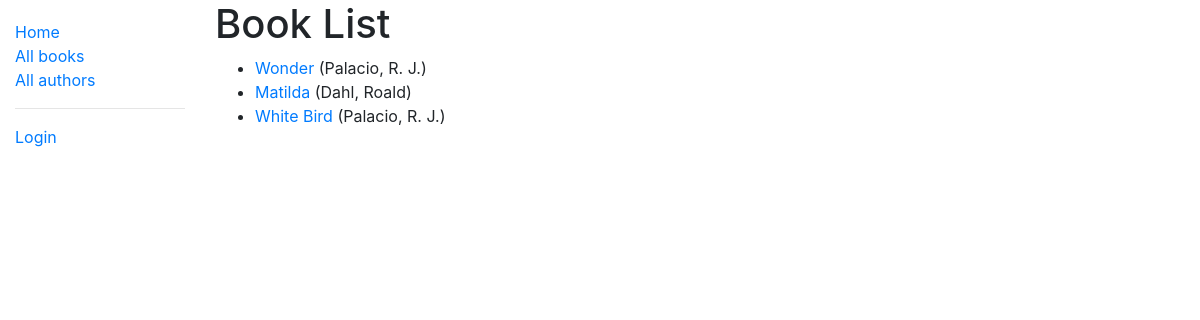
/catalog/books/, run on the app's committed database.
### catalog/models.py (models this page shows, shortened)
class Book(models.Model):
    title = models.CharField(max_length=200)
    author = models.ForeignKey("Author", on_delete=models.SET_NULL, null=True)
    summary = models.TextField(
        max_length=1000, help_text="Enter a brief description of the book"
    )
    isbn = models.CharField(
        "ISBN",
        max_length=13,
        help_text='13 Character <a href="https://www.isbn-international.org/content/what-isbn">ISBN number</a>',
    )
    value = models.ForeignKey("Price", on_delete=models.SET_NULL, null=True)
    genre = models.ManyToManyField("Genre", help_text="Select a genre for this book")
    def display_genre(self):
        return ', '.join(genre.name for genre in self.genre.all()[:3])
    display_genre.short_description = 'Genre'
    CHOICE_LANGUAGE = (
        ("af", "Afrikaans"),
        ("ar", "Arabic"),
        ("az", "Azeri (Latin)"),
        ("be", "Belarusian"),
        ("bg", "Bulgarian"),
        ("ca", "Catalan"),
        ("cs", "Czech"),
        ("cy", "Welsh"),
        ("da", "Danish"),
        ("de", "German"),
        ("dv", "Divehi"),
        ("el", "Greek"),
        ("en", "English"),
        ("eo", "Esperanto"),
        ("es", "Spanish"),
        ("et", "Estonian"),
        ("eu", "Basque"),
        ("fa", "Farsi"),
        ("fi", "Finnish"),
        ("fo", "Faroese"),
        ("fr", "French"),
        ("gl", "Galician"),
        ("gu", "Gujarati"),
        ("he", "Hebrew"),
        ("hi", "Hindi"),
        ("hr", "Croatian"),
        ("hu", "Hungarian"),
        ("hy", "Armenian"),
        ("id", "Indonesian"),
        ("is", "Icelandic"),
        ("it", "Italian"),
        ("ja", "Japanese"),
        ("ka", "Georgian"),
        ("kk", "Kazakh"),
        ("kn", "Kannada"),
        ("ko", "Korean"),
        ("ky", "Kyrgyz"),
        ("lt", "Lithuanian"),
        ("lv", "Latvian"),
        ("mi", "Maori"),
        ("mk", "FYRO Macedonian"),
        ("mn", "Mongolian"),
        ("mr", "Marathi"),
        ("ms", "Malay"),
        ("mt", "Maltese"),
        ("nb", "Norwegian"),
        ("nl", "Dutch"),
        ("ns", "Northern Sotho"),
        ("pa", "Punjabi"),
        ("pl", "Polish"),
        ("ps", "Pashto"),
        ("pt", "Portuguese"),
        ("qu", "Quechua"),
        ("ro", "Romanian"),
        ("ru", "Russian"),
        ("sa", "Sanskrit"),
        ("se", "Sami (Northern)"),
        ("sk", "Slovak"),
        ("sl", "Slovenian"),
        ("sq", "Albanian"),
        ("sv", "Swedish"),
        ("sw", "Swahili"),
        ("ta", "Tamil"),
        ("te", "Telugu"),
        ("th", "Thai"),
        ("tl", "Tagalog"),
        ("tn", "Tswana"),
        ("tr", "Turkish"),
        ("tt", "Tatar"),
        ("ts", "Tsonga"),
        ("uk", "Ukrainian"),
        ("ur", "Urdu"),
        ("uz", "Uzbek (Latin)"),
        ("vi", "Vietnamese"),
        ("xh", "Xhosa"),
        ("zh", "Chinese"),
        ("zu", "Zulu"),
    )
    language = models.CharField(
        max_length=2,
        choices=CHOICE_LANGUAGE,
        blank=True,
        default="ko",
        help_text="Book Language",
    )
    def get_absolute_url(self):
        return reverse("book-detail", args=[str(self.id)])

class Author(models.Model):
    first_name = models.CharField(max_length=100)
    last_name = models.CharField(max_length=100)
    date_of_birth = models.DateField(null=True, blank=True)
    date_of_death = models.DateField("Died", null=True, blank=True)
    class Meta:
        ordering = ["last_name", "first_name"]
    def __str__(self):
        return f"{self.last_name}, {self.first_name}"

### catalog/views.py (the view)
# urls.py: path('books/', views.BookListView.as_view(), name='books'),
class BookListView(generic.ListView):
    model = Book
    paginate_by = 5

### catalog/templates/catalog/book_list.html (shortened to what this page needs)
{% extends "base_generic.html" %}
{% block content %}
  <h1>Book List</h1>
  {% if book_list %}
    <ul>
      {% for book in book_list %}
        <li>
          <a href="{{ book.get_absolute_url }}">{{ book.title }}</a> ({{book.author}})
        </li>
      {% endfor %}
    </ul>
  {% else %}
    <p>There are no books in the library.</p>
  {% endif %}
{% endblock %}

### data on the page
Book: title "Wonder", author "Palacio, R. J."
Book: title "Matilda", author "Dahl, Roald"
Book: title "White Bird", author "Palacio, R. J."
